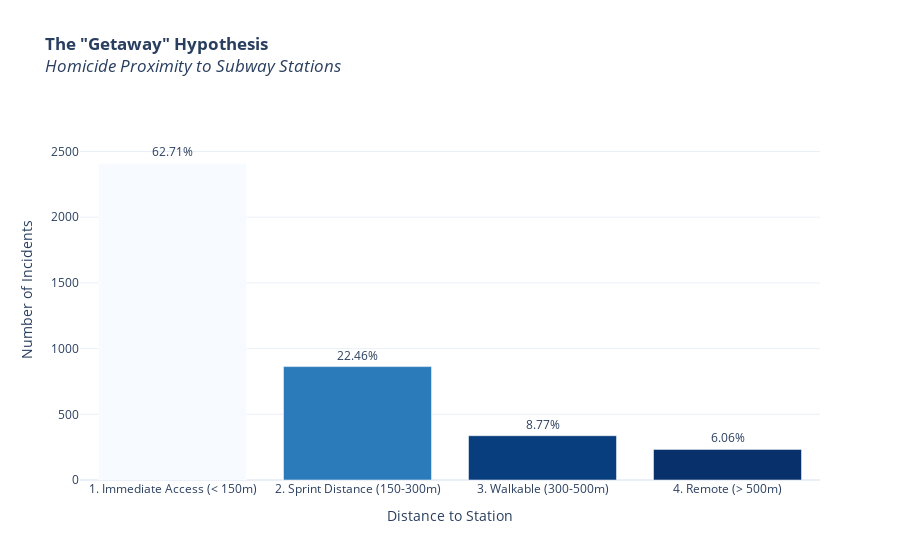

The notebook cell this image was saved under:
### Code cell
df_subway = result_subway.DataFrame()

fig_subway = px.bar(
    df_subway,
    x='proximity_zone',
    y='incident_count',
    title='<b>The "Getaway" Hypothesis</b><br><i>Homicide Proximity to Subway Stations</i>',
    color='incident_count',
    color_continuous_scale='Blues_r', 
    text='percentage',
    template='plotly_white'
)

max_y = df_subway['incident_count'].max()
fig_subway.update_layout(
    xaxis_title="Distance to Station",
    yaxis_title="Number of Incidents",
    yaxis_range=[0, max_y * 1.2], 
    coloraxis_showscale=False
)

fig_subway.update_traces(texttemplate='%{text}%', textposition='outside')

fig_subway.show()

### Figure 1 — Plotly figure (JSON) as saved in the notebook; plotly's stock layout.template omitted (floating-point values rounded to 4 significant figures)
{"data": [{"hovertemplate": "proximity_zone=%{x}<br>incident_count=%{marker.color}<br>percentage=%{text}<extra></extra>", "legendgroup": "", "marker": {"color": [2410, 863, 337, 233], "coloraxis": "coloraxis", "pattern": {"shape": ""}}, "name": "", "orientation": "v", "showlegend": false, "text": [62.71, 22.46, 8.77, 6.06], "textposition": "outside", "texttemplate": "%{text}%", "type": "bar", "x": ["1. Immediate Access (< 150m)", "2. Sprint Distance (150-300m)", "3. Walkable (300-500m)", "4. Remote (> 500m)"], "xaxis": "x", "y": [2410, 863, 337, 233], "yaxis": "y"}], "layout": {"barmode": "relative", "coloraxis": {"colorbar": {"title": {"text": "incident_count"}}, "colorscale": [[0, "rgb(8,48,107)"], [0.125, "rgb(8,81,156)"], [0.25, "rgb(33,113,181)"], [0.375, "rgb(66,146,198)"], [0.5, "rgb(107,174,214)"], [0.625, "rgb(158,202,225)"], [0.75, "rgb(198,219,239)"], [0.875, "rgb(222,235,247)"], [1, "rgb(247,251,255)"]], "showscale": false}, "legend": {"tracegroupgap": 0}, "title": {"text": "<b>The \"Getaway\" Hypothesis</b><br><i>Homicide Proximity to Subway Stations</i>"}, "xaxis": {"anchor": "y", "domain": [0, 1], "title": {"text": "Distance to Station"}}, "yaxis": {"anchor": "x", "domain": [0, 1], "range": [0, 2892], "title": {"text": "Number of Incidents"}}}}
